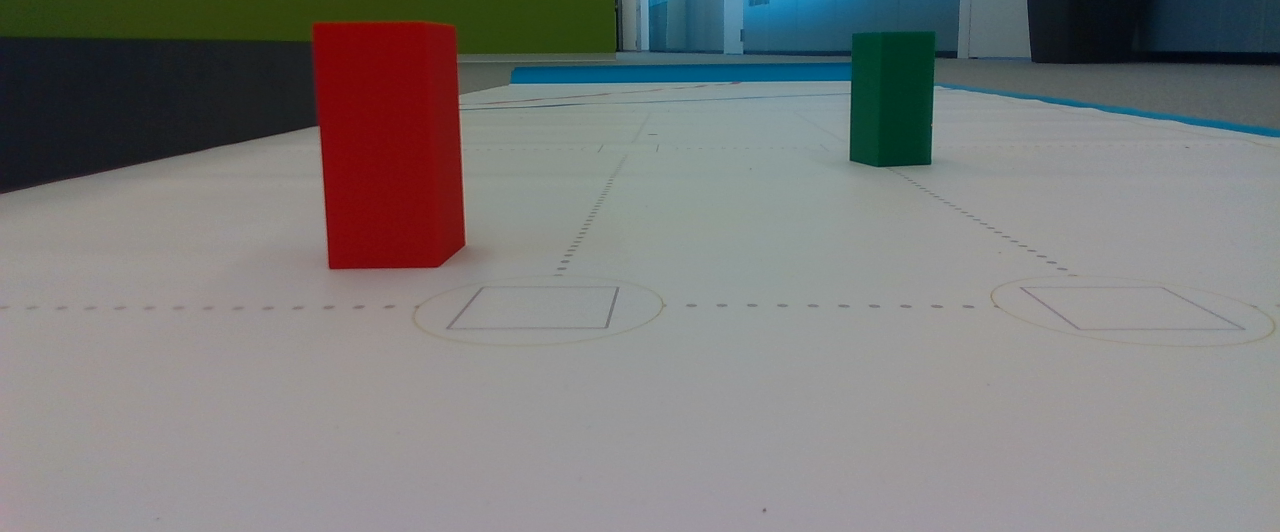
#> input picture wro/img/image1_Color.png, 1280 x 532 px
$ python -i vision.py   (imports and definitions only)
#> lines starting #> are read from the running program, lines starting #| are printed output that depends on the picture; after the words box and inside, x2 and y2 are one past the last pixel; in counts of white or black regions, pixels touching at a corner belong together
#> further down, picture is the input picture: shape (532, 1280, 3); mean B, G, R 123.6, 124.3, 125.3
import cv2 as cv
import numpy as np

def get_largest_contour(contours):
    if not contours:
        return None, 0, (0, 0)
    largest_contour = max(contours, key=cv.contourArea)
    area = cv.contourArea(largest_contour)
    M = cv.moments(largest_contour)
    if M["m00"] != 0:
        cx = int(M["m10"] / M["m00"])
        cy = int(M["m01"] / M["m00"])
    else:
        cx, cy = 0, 0
    return largest_contour, area, (cx, cy)


def detect_block(image):
    image = image[100:250, :]
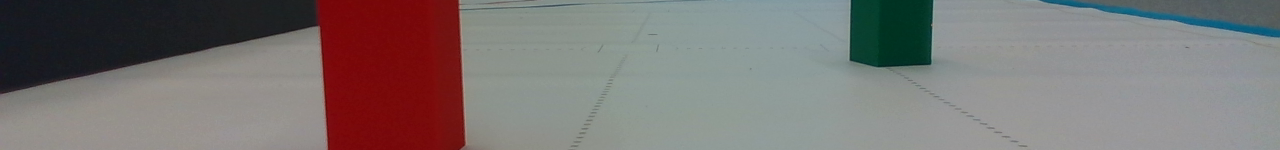
#> image: shape (150, 1280, 3); mean of channels 0, 1, 2 115.8, 117.2, 123.3; drawn as B, G, R
    # Load the image

    # Brighten the image
    image = cv.convertScaleAbs(image, alpha=1.5, beta=30)
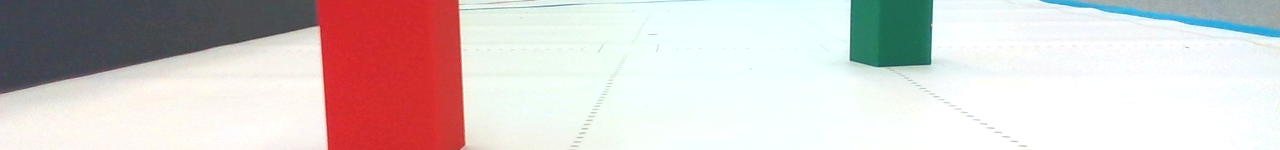
#> image: shape (150, 1280, 3); mean of channels 0, 1, 2 202.3, 204, 214.5; drawn as B, G, R

    # Apply Gaussian blur
    image = cv.GaussianBlur(image, (7, 7), 0)

    hsv = cv.cvtColor(image, cv.COLOR_BGR2HSV)
#> hsv: shape (150, 1280, 3); mean H, S, V 67.3, 38.8, 224.1

    # Define color ranges for red and green in HSV
    lower_red1 = np.array([0, 120, 70])
    upper_red1 = np.array([10, 255, 255])
    lower_red2 = np.array([170, 120, 70])
    upper_red2 = np.array([180, 255, 255])

    lower_green = np.array([40, 40, 40])
    upper_green = np.array([80, 255, 255])

    # Create masks
    mask_red1 = cv.inRange(hsv, lower_red1, upper_red1)
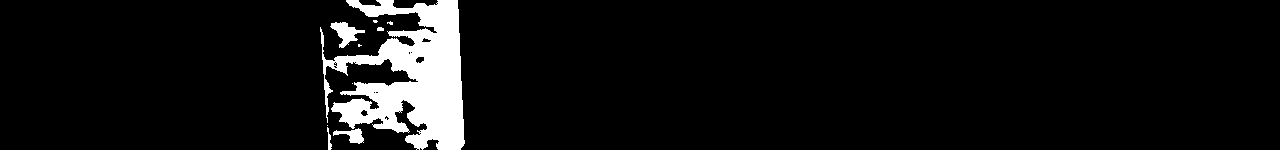
#> mask_red1: shape (150, 1280); 6.5% white; 10 white regions (5 under 20 px), largest, box (x1, y1, x2, y2) and area: (320, 0, 465, 150) 11784, (330, 22, 365, 48) 405, (333, 128, 364, 144) 235, (327, 127, 332, 150) 59, (377, 27, 384, 31) 25
    mask_red2 = cv.inRange(hsv, lower_red2, upper_red2)
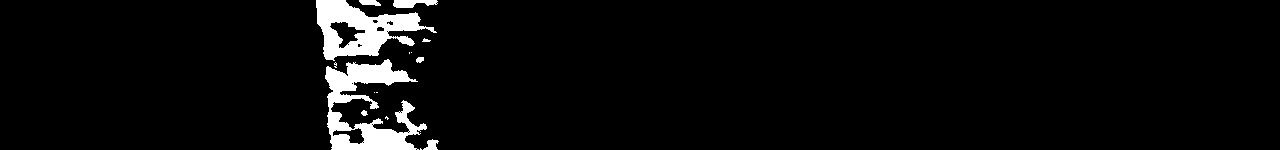
#> mask_red2: shape (150, 1280); 4.3% white; 15 white regions (7 under 20 px), largest, box (x1, y1, x2, y2) and area: (325, 59, 427, 150) 4162, (316, 0, 437, 61) 3450, (393, 0, 438, 8) 257
    mask_red = mask_red1 + mask_red2
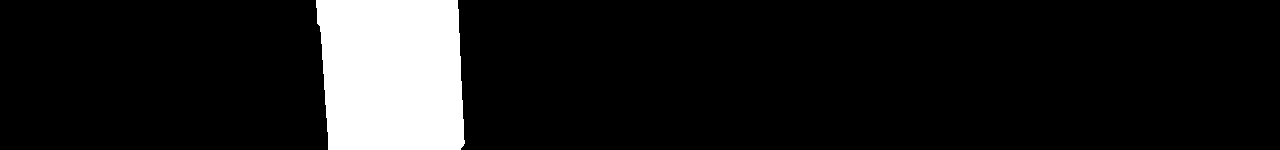
#> mask_red: shape (150, 1280); 10.8% white; 1 white region, box (x1, y1, x2, y2) and area: (316, 0, 465, 150) 20735
    mask_green = cv.inRange(hsv, lower_green, upper_green)
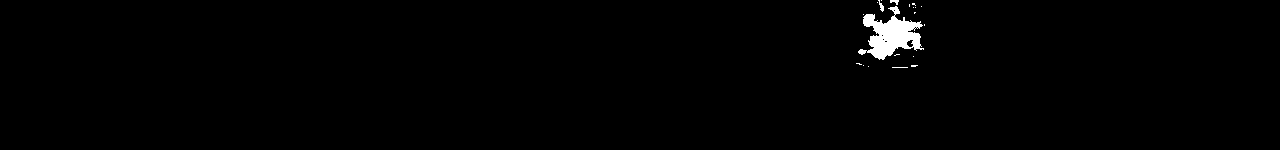
#> mask_green: shape (150, 1280); 0.95% white; 20 white regions (17 under 20 px)

    # Find contours
    contours_red, _ = cv.findContours(mask_red, cv.RETR_EXTERNAL, cv.CHAIN_APPROX_SIMPLE)
#> contours_red = 1 contour; box (x1, y1, x2, y2) and area: (316, 0, 465, 150) 20448
    contours_green, _ = cv.findContours(mask_green, cv.RETR_EXTERNAL, cv.CHAIN_APPROX_SIMPLE)
#> contours_green = 20 contours, 19 with area under 20; largest, box (x1, y1, x2, y2) and area: (858, 6, 924, 60) 1584

    def get_largest_contour(contours):
        if not contours:
            return None, 0, (0, 0)
        largest_contour = max(contours, key=cv.contourArea)
#> largest_contour = contour of 42 points, box (x1, y1, x2, y2) (316, 0, 465, 150), area 20448
        area = cv.contourArea(largest_contour)
#> area = 20448.5
        M = cv.moments(largest_contour)
#> M = moments, m00 20448.5, centre m10/m00, m01/m00 = (391.7, 73.97)
        if M["m00"] != 0:
            cx = int(M["m10"] / M["m00"])
#> cx = 391
            cy = int(M["m01"] / M["m00"])
#> cy = 73
        else:
            cx, cy = 0, 0
        return largest_contour, area, (cx, cy)

    red_contour, red_area, red_center = get_largest_contour(contours_red)
#> red_contour has the same summary as largest_contour in get_largest_contour; red_area = 20448.5; red_center = (391, 73)
    green_contour, green_area, green_center = get_largest_contour(contours_green)
#> green_contour = contour of 209 points, box (x1, y1, x2, y2) (858, 6, 924, 60), area 1584; green_area = 1583.5; green_center = (891, 35)

    if red_area == 0 and green_area == 0:
        return None  # No block detected
    elif red_area > green_area:
        chosen_color = "red"
        chosen_contour = red_contour
#> chosen_contour has the same summary as largest_contour in get_largest_contour
        chosen_center = red_center
#> chosen_center = (391, 73)
    else:
        chosen_color = "green"
        chosen_contour = green_contour
        chosen_center = green_center

    # Draw contour on the image
    cv.drawContours(image, [chosen_contour], -1, (0, 255, 0) if chosen_color == "green" else (0, 0, 255), 2)
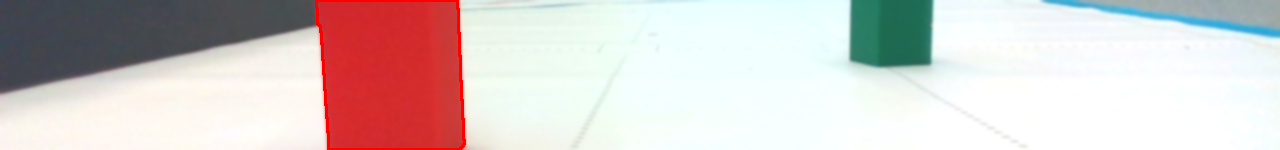
#> image: shape (150, 1280, 3); mean of channels 0, 1, 2 201.7, 203.4, 214.9; drawn as B, G, R

    return chosen_color, chosen_center

>>> import cv2
>>> picture = cv2.imread('../img/image1_Color.png')
>>> result = detect_block(picture)
#> result = ('red', (391, 73))
